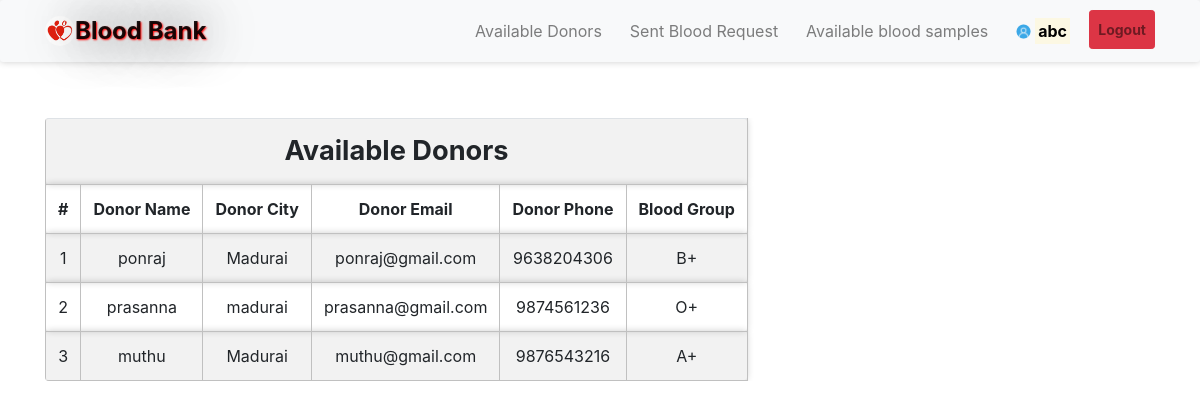
/abs1.php (signed in), run on the app's committed database.
### tables this page shows
CREATE TABLE IF NOT EXISTS `donors` (
  `id` int(3) NOT NULL AUTO_INCREMENT,
  `dname` varchar(25) NOT NULL,
  `demail` varchar(25) NOT NULL,
  `dpassword` varchar(25) NOT NULL,
  `dphone` varchar(10) NOT NULL,
  `dbg` varchar(3) NOT NULL,
  `dcity` varchar(25) NOT NULL,
  PRIMARY KEY (`id`)
);

### message.php (called while the page is built, shortened)
<?php $counter=0; if(isset($_GET['msg'])) { ?>
	<div class="col-5 alert alert alert-success alert-dismissible fade show card" id="message">
		<button type="button" class="close" data-dismiss="alert" title="close">&times;</button><?php echo $_GET['msg'];?>
	</div>
<?php }?>

### abs1.php (the view, shortened to what this page needs)
<?php
require 'file/connection.php';
    $sql = "select*from donors";
$result = mysqli_query($conn, $sql);
?>
<!DOCTYPE html>
<html>
<?php require 'head.php'; ?>
<body>
    <?php require 'header.php'; ?>
    <div class="container cont">
        <?php require 'message.php'; ?>
        <table class="table table-responsive table-striped rounded mb-5">
            <tr>
                <th colspan="7" class="title">Available Donors</th>
            </tr>
            <tr>
                <th>#</th>
                <th>Donor Name</th>
                <th>Donor City</th>
                <th>Donor Email</th>
                <th>Donor Phone</th>
                <th>Blood Group</th>
            </tr>
            <?php while ($row = mysqli_fetch_assoc($result)) { ?>
                <tr>
                    <td><?php echo ++$counter; ?></td>
                    <td><?php echo $row['dname']; ?></td>
                    <td><?php echo $row['dcity']; ?></td>
                    <td><?php echo $row['demail']; ?></td>
                    <td><?php echo $row['dphone']; ?></td>
                    <td><?php echo $row['dbg']; ?></td>
                </tr>
            <?php } ?>
        </table>
    </div>
</body>

### css/style.css (style rules this page uses)
.cont { padding-top: 40px; text-align: justify; font-size: 1em; }
.card ,nav, .footer,tr,video { border-radius: 3px; transition: all 200ms ease-out; box-shadow: 0px 0px 7px rgba(0, 0, 0, 0.2); }
tr,th,td { border:0.1px solid silver; text-align: center; }
.title { font-weight: bold; font-size: 1.7em; text-transform: capitalize; text-align: center; }

### data on the page
donors: dname "ponraj", dcity "Madurai", demail "ponraj@gmail.com", dphone "9638204306", dbg "B+"
donors: dname "prasanna", dcity "madurai", demail "prasanna@gmail.com", dphone "9874561236", dbg "O+"
donors: dname "muthu", dcity "Madurai", demail "muthu@gmail.com", dphone "9876543216", dbg "A+"

### other printed values
$_SESSION['rname'] "abc"
